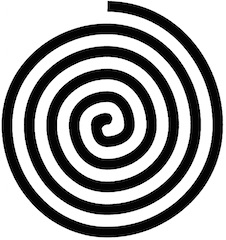
%> input picture spiral.jpg, 226 x 240 px
$ octave --eval "main;"   (GNU Octave 9; MATLAB toolbox functions it lacks are replaced by stand-ins)
%> lines starting %> are read from the running program, lines starting %| are printed output that depends on the picture; in (x1, y1, x2, y2) boxes, pixels count from 0 and x2, y2 are one past the last pixel; in counts of white or black regions, pixels touching at a corner belong together; the program's own positions count from 1
function main()
    % Question 1
    spiralImage_sdm = CreateZeroLevelSetImage();

    % Question 2
    iteration_total = 5000;
    delta_t = 1;
    curve_evolution(delta_t,iteration_total, spiralImage_sdm);
% [2 lines not run here, left out]
function spiralImage_sdm = CreateZeroLevelSetImage()
    % read image
    spiralPicFileName = strcat('spiral','.jpg');
    spiralImage = imread(spiralPicFileName);
%> spiralImage is the input picture: size 240x226x3 uint8; min 0, max 255, mean 162.2
    paddedSpiralImage = padarray(spiralImage, [5 5], 255, 'both');
    % pad the image to create a larger surrounding region of white pixels
    [spiralImageRows, spiralImageCols, spiralImageChannels] = size(paddedSpiralImage);
%> spiralImageRows = 250; spiralImageCols = 236; spiralImageChannels = 3

    % get channel values
    spiralImage_channel1 = spiralImage(:, :, 1);
    % [8 lines of commented-out code are left out]
    spiralImage_bw1 = imbinarize(spiralImage_channel1);
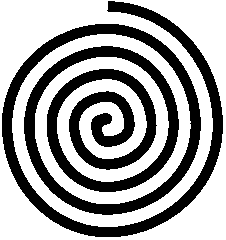
%> spiralImage_bw1: size 240x226 logical; 63% white; 1 black region, box (x1, y1, x2, y2) and area: (2, 1, 223, 237) 20050
    spiralImage_d1 = bwdist(spiralImage_bw1);

    % interior(white) to boundary
    spiralImage_bw2 = imcomplement(spiralImage_bw1);
    spiralImage_d2 = -bwdist(spiralImage_bw2);
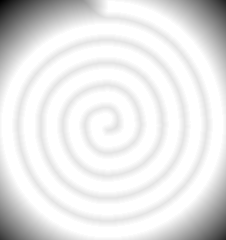
%> spiralImage_d2: size 240x226 single; min -61.22, max 0, mean -5.86; drawn with min black and max white

    % add two matrices to form the SDM(signed distance matrix)
    spiralImage_sdm = spiralImage_d1 + spiralImage_d2;
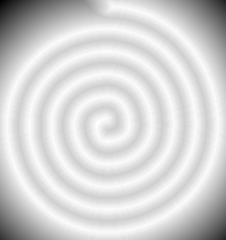
%> spiralImage_sdm: size 240x226 single; min -61.22, max 6.4, mean -4.77; drawn with min black and max white

    % [4 lines of commented-out code are left out]
end

function curve_evolution(time_step, iteration_num, original_psi)
    videoName = 'spiral.avi';
    videoWriter = VideoWriter(videoName);
    open(videoWriter);

    psi = original_psi;
    for c = 1:iteration_num
        % 1st order derivatives
        psi_x = (padarray(diff(psi,1,2), [0,1],'symmetric','post') + padarray(diff(psi,1,2), [0,1],'symmetric','pre'))./2;
        psi_y = (padarray(diff(psi,1,1), [1,0],'symmetric','post') + padarray(diff(psi,1,1), [1,0],'symmetric','pre'))./2;

        % 2nd order derivatives
        psi_xx = (padarray(diff(psi_x,1,2), [0,1],'symmetric','post') + padarray(diff(psi_x,1,2), [0,1],'symmetric','pre'))/2;
        psi_yy = (padarray(diff(psi_y,1,1), [1,0],'symmetric','post') + padarray(diff(psi_y,1,1), [1,0],'symmetric','pre'))./2;
        psi_xy = (padarray(diff(psi_x,1,1), [1,0],'symmetric','post') + padarray(diff(psi_x,1,1), [1,0],'symmetric','pre'))./2;

        gradient_norm_squared = (psi_x.^2 + psi_y.^2 + 1e-15);
        delta_psi = ...
            (psi_xx.*psi_y.^2 - 2*(psi_x.*psi_y.*psi_xy) + psi_yy.*psi_x.^2)...
            ./gradient_norm_squared;

        % hint from disscusion board
        % avoid instability at boundary, so removing some updates around the boundary
        delta_psi(gradient_norm_squared<0.001) = 0;

        psi = time_step*delta_psi +  psi;
        contour(psi,[0,0]);

%> (the run ends here)
